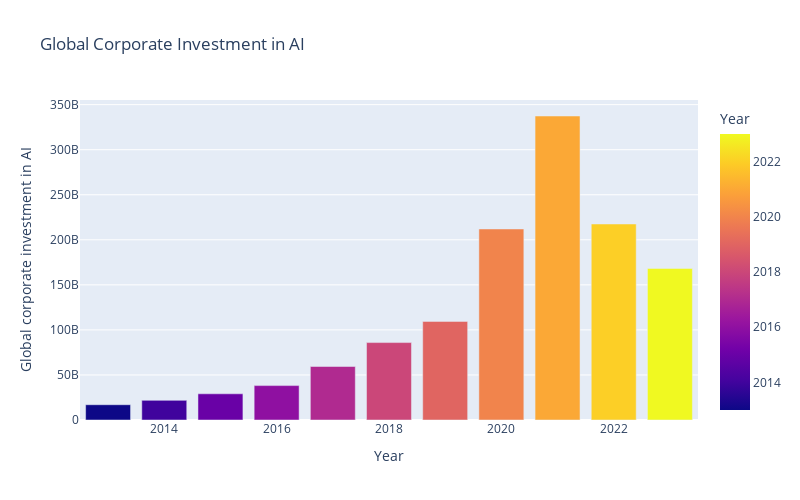

Notebook source saved alongside this figure:
### Markdown cell above
Next, we use the column that we have on the x-value (Year) to determine the color of each bar
This results on each bar having a different color

### Code cell
fig = px.bar(df, x='Year', y='Global corporate investment in AI',
             color='Year',
             height = 500, width = 800,
             title = 'Global Corporate Investment in AI')
fig.show()

### Figure 1 — Plotly figure (JSON) as saved in the notebook; plotly's stock layout.template omitted (floating-point values rounded to 4 significant figures)
{"data": [{"alignmentgroup": "True", "hovertemplate": "Year=%{marker.color}<br>Global corporate investment in AI=%{y}<extra></extra>", "legendgroup": "", "marker": {"color": [2013, 2014, 2015, 2016, 2017, 2018, 2019, 2020, 2021, 2022, 2023], "coloraxis": "coloraxis", "pattern": {"shape": ""}}, "name": "", "offsetgroup": "", "orientation": "v", "showlegend": false, "textposition": "auto", "type": "bar", "x": [2013, 2014, 2015, 2016, 2017, 2018, 2019, 2020, 2021, 2022, 2023], "xaxis": "x", "y": [16947452403, 21793308879, 29072854359, 38183017584, 59385279935, 85918060475, 109455247701, 212002677904, 337400000000, 217540668864, 168219155540], "yaxis": "y"}], "layout": {"barmode": "relative", "coloraxis": {"colorbar": {"title": {"text": "Year"}}, "colorscale": [[0, "#0d0887"], [0.1111, "#46039f"], [0.2222, "#7201a8"], [0.3333, "#9c179e"], [0.4444, "#bd3786"], [0.5556, "#d8576b"], [0.6667, "#ed7953"], [0.7778, "#fb9f3a"], [0.8889, "#fdca26"], [1, "#f0f921"]]}, "height": 500, "legend": {"tracegroupgap": 0}, "title": {"text": "Global Corporate Investment in AI"}, "width": 800, "xaxis": {"anchor": "y", "domain": [0, 1], "title": {"text": "Year"}}, "yaxis": {"anchor": "x", "domain": [0, 1], "title": {"text": "Global corporate investment in AI"}}}}
